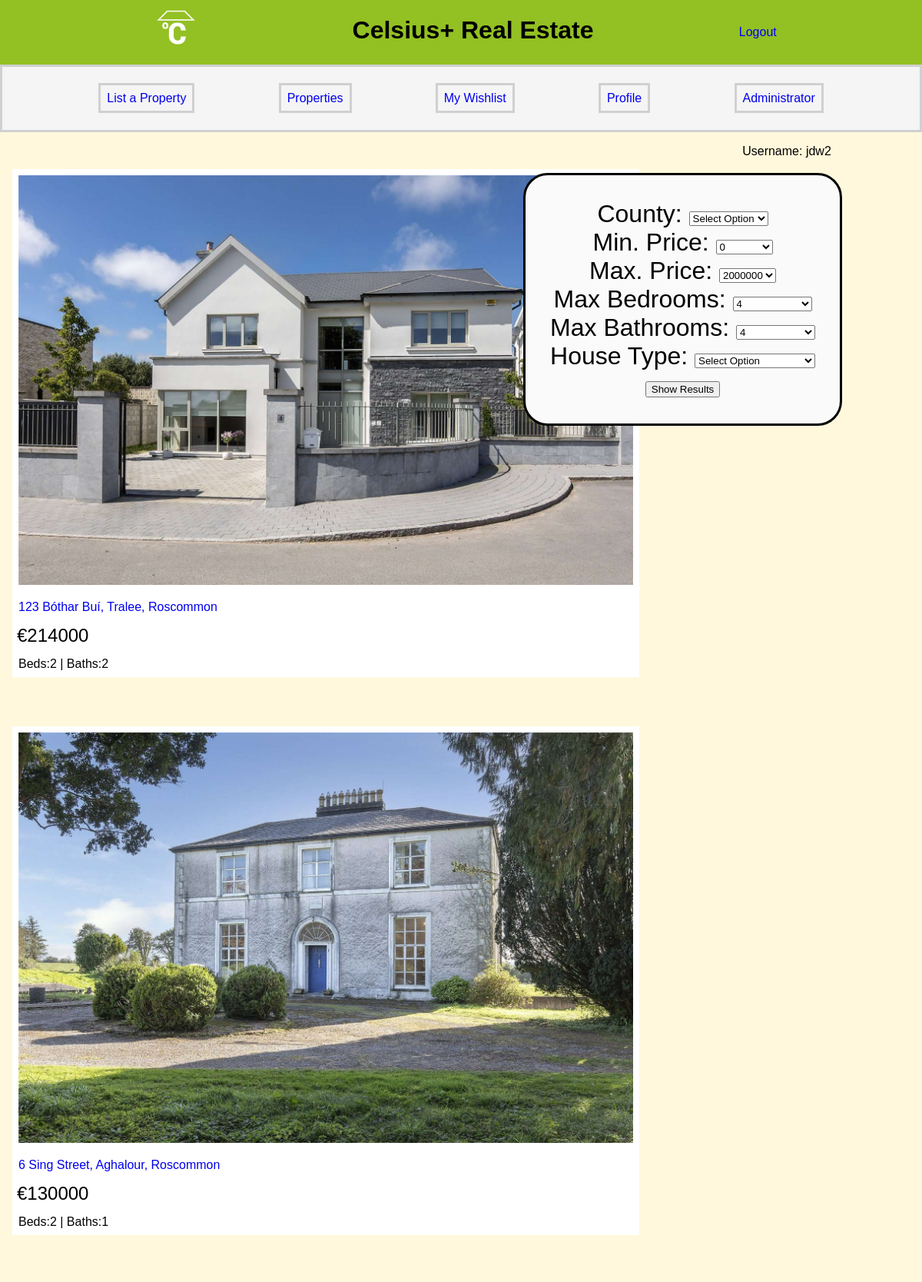
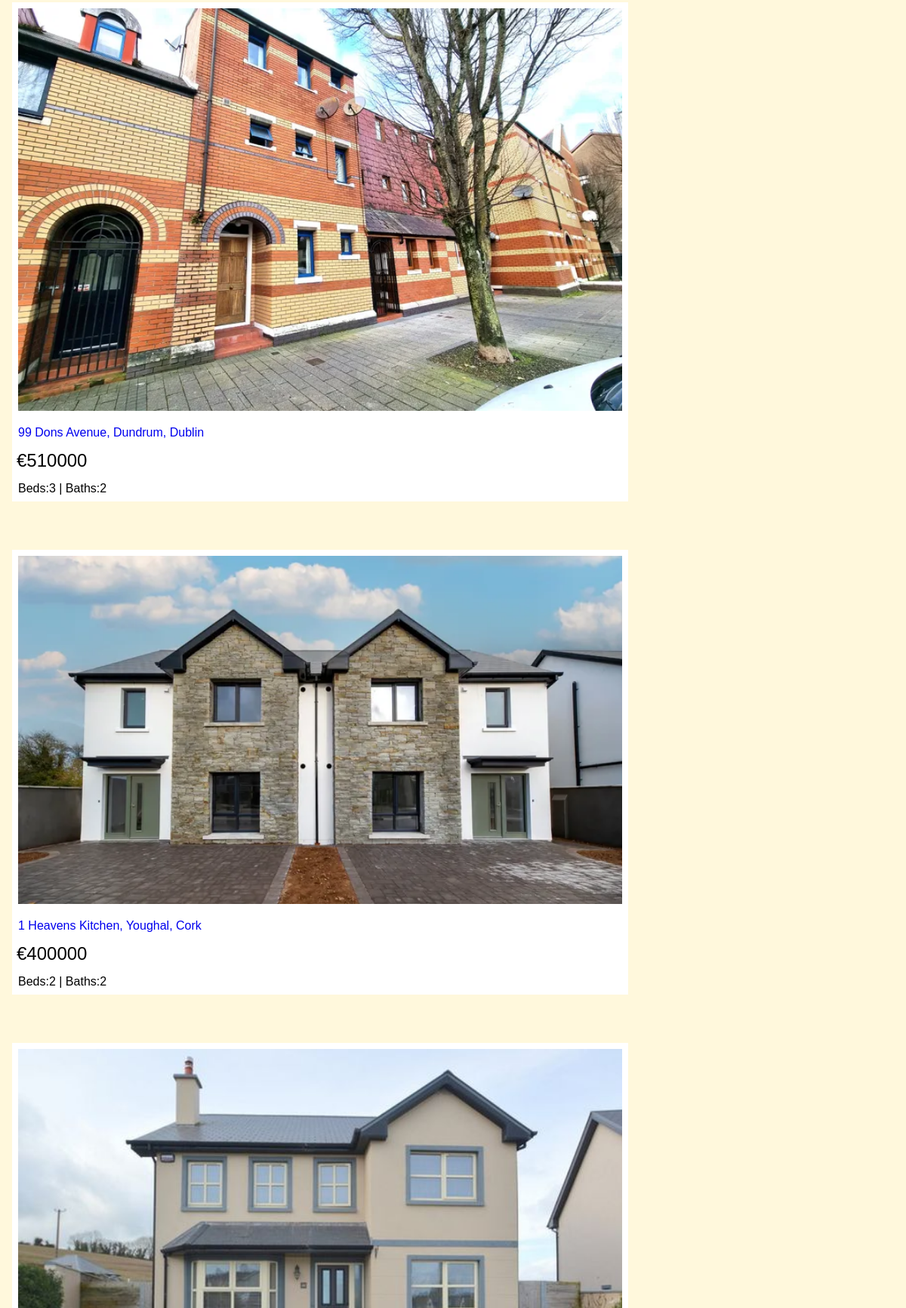
Screenshot of /properties (signed in, upper part) with the database file from the repository (2 pictures, top to bottom).
### tables this page shows
CREATE TABLE properties
(
    property_id INTEGER PRIMARY KEY AUTOINCREMENT,
    full_name VARCHAR(50) NOT NULL,
    email VARCHAR(255) NOT NULL,
    address TEXT NOT NULL,
    county VARCHAR(30) NOT NULL,
    post_code CHAR(7) NOT NULL,
    price INTEGER NOT NULL, 
    house_type VARCHAR(24),
    bedroom INTEGER NOT NULL,
    bathroom INTEGER NOT NULL,
    photo TEXT NOT NULL,
    description TEXT NOT NULL,
    bid_amount INTEGER NOT NULL DEFAULT 0
);

### app.py (the view)
@app.route("/properties", methods=["GET", "POST"])
def properties():
    form = RefineForm()
    counties = choices("county")
    form.county.choices = counties
    house_types = choices("house_type")
    form.house_type.choices = house_types
    bedrooms = choices("bedroom")
    form.bedrooms.choices = bedrooms
    bathrooms = choices("bathroom")
    form.bathrooms.choices = bathrooms
    if form.validate_on_submit():
        county = form.county.data
        min_price = form.min_price.data
        max_price = form.max_price.data
        bedroom = form.bedrooms.data
        bathroom = form.bathrooms.data
        house_type = form.house_type.data
        filters = refine_search(county,min_price,max_price,bedroom,bathroom,house_type)
    else:
        db = get_db()
        filters = db.execute("""SELECT * FROM properties""")
    return render_template("properties.html", filters=filters, form=form)

### forms.py
class RefineForm(FlaskForm):
    county = SelectField("County:", choices=[])
    min_price = SelectField("Min. Price:", choices=[0, 100000, 200000, 300000, 400000, 500000, 600000, 700000, 800000, 900000, 1000000, 1200000, 1400000, 1600000, 1800000, 2000000])
    max_price = SelectField("Max. Price:", choices=[0, 100000, 200000, 300000, 400000, 500000, 600000, 700000, 800000, 900000, 1000000, 1200000, 1400000, 1600000, 1800000, 2000000], default=2000000)
    house_type = SelectField("House Type:", choices=[])
    bedrooms = SelectField("Max Bedrooms:", choices=[], default=4)
    bathrooms = SelectField("Max Bathrooms:", choices=[], default=4)
    submit = SubmitField("Show Results")

### app.py (called while the page is built)
@app.before_request
def logged_in_user():
    g.user = session.get("username", None)
    g.admin = session.get("username", None)

def choices(option):
    db = get_db()
    choices = db.execute(f"""SELECT DISTINCT {option} FROM properties
                             ORDER BY {option};""").fetchall()          #alphabetical order
    list_of_choices = []
    list_of_choices.append("Select Option")                             #set default to "Select Option"
    for dictionary in choices:
        for key in dictionary.keys():
            list_of_choices.append(dictionary[key])
    return list_of_choices

### database.py (called while the page is built)
def get_db():
    if "db" not in g:
        g.db = sqlite3.connect(DATABASE, detect_types=sqlite3.PARSE_DECLTYPES)
        g.db.row_factory = sqlite3.Row
    return g.db

### templates/properties.html (shortened to what this page needs)
{% extends "base.html" %}
{% block main_content %}
    <main>
        <form action="" method="post" novalidate id="refine">
            {{ form.county.label }}
            {{ form.county() }}
            <br />
            {{ form.min_price.label }}
            {{ form.min_price() }}
            <br />
            {{ form.max_price.label }}
            {{ form.max_price() }}
            <br />
            {{ form.bedrooms.label }}
            {{ form.bedrooms() }}
            <br />
            {{ form.bathrooms.label }}
            {{ form.bathrooms() }}
            <br />
            {{ form.house_type.label }}
            {{ form.house_type() }}
            <br />
            {{ form.submit() }}
        </form>
        {% for property in filters %}
        <ul id="properties">
            <li><img src="{{ url_for('static', filename='images/' + property['photo']) }}" class="photo"/></li>
            <li><a href="{{ url_for('property', property_id=property['property_id'] ) }}">{{ property['address'] }}, {{ property['county'] }}</a></li>
            <li class="price">€{{ property['price'] }}</li>
            <li>Beds:{{ property['bedroom'] }} | Baths:{{ property['bathroom'] }}</li>
        </ul>
        {% endfor %}
    </main>
{% endblock %}

### static/styles.css (style rules this page uses)
a { text-decoration:none; align-self: center; }
ul, ol { list-style-type: none; }
body { background-color: cornsilk; font-family:Verdana, Arial, Tahoma, sans-serif; margin:0 auto }
#refine { text-align:center; border:3px solid black; padding:1em; margin-right:3.25em; margin-top:1.15em; font-size:2em; background-color: #fafafa; position:fixed; right:0; }
#properties>li>img { width:35em; }
@media screen and (min-width:1200px) { #properties>li>img { width:50em; } }
#properties { padding:1em; float:left; }
#properties li { background-color:white ; padding:.5em; }
#properties li[class="price"] { font-size: 1.5em; padding:.25em; }
form { margin:1em auto; padding:2em 3em; text-align: center; width:fit-content; background-color: whitesmoke; border:4px solid black; border-radius: 1em; }
main { background-color: white; width:fit-content; margin:1em auto; }

### rows the page displays
properties: photo (picture), address "123 Bóthar Buí, Tralee", county "Roscommon", price "214000", bedroom "2", bathroom "2"
properties: photo (picture), address "6 Sing Street, Aghalour", county "Roscommon", price "130000", bedroom "2", bathroom "1"
properties: photo (picture), address "99 Dons Avenue, Dundrum", county "Dublin", price "510000", bedroom "3", bathroom "2"
properties: photo (picture), address "1 Heavens Kitchen, Youghal", county "Cork", price "400000", bedroom "2", bathroom "2"
properties: photo (picture)

### other values shown
{{ g.user }} "jdw2"
